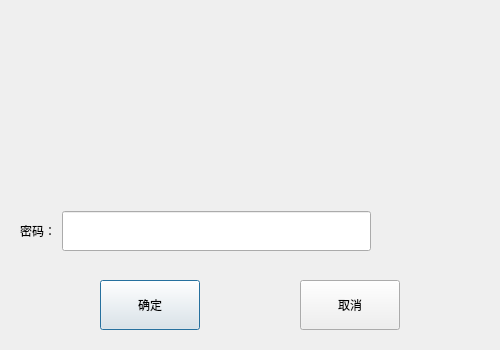
<?xml version="1.0" encoding="UTF-8"?>
<ui version="4.0">
 <class>TipPasswdDialog</class>
 <widget class="QDialog" name="TipPasswdDialog">
  <property name="geometry">
   <rect>
    <x>0</x>
    <y>0</y>
    <width>500</width>
    <height>350</height>
   </rect>
  </property>
  <property name="windowTitle">
   <string>Dialog</string>
  </property>
  <widget class="QPushButton" name="btnOk">
   <property name="geometry">
    <rect>
     <x>100</x>
     <y>280</y>
     <width>100</width>
     <height>50</height>
    </rect>
   </property>
   <property name="text">
    <string>确定</string>
   </property>
  </widget>
  <widget class="QPushButton" name="btnCancel">
   <property name="geometry">
    <rect>
     <x>300</x>
     <y>280</y>
     <width>100</width>
     <height>50</height>
    </rect>
   </property>
   <property name="text">
    <string>取消</string>
   </property>
  </widget>
  <widget class="QWidget" name="">
   <property name="geometry">
    <rect>
     <x>20</x>
     <y>45</y>
     <width>408</width>
     <height>122</height>
    </rect>
   </property>
   <layout class="QHBoxLayout" name="horizontalLayout">
    <item>
     <widget class="QLabel" name="labIcon">
      <property name="minimumSize">
       <size>
        <width>40</width>
        <height>40</height>
       </size>
      </property>
      <property name="maximumSize">
       <size>
        <width>50</width>
        <height>50</height>
       </size>
      </property>
      <property name="text">
       <string/>
      </property>
      <property name="pixmap">
       <pixmap resource="../images.qrc">:/images/alarm.png</pixmap>
      </property>
      <property name="scaledContents">
       <bool>true</bool>
      </property>
      <property name="alignment">
       <set>Qt::AlignCenter</set>
      </property>
     </widget>
    </item>
    <item>
     <widget class="QLabel" name="labMessage">
      <property name="minimumSize">
       <size>
        <width>350</width>
        <height>120</height>
       </size>
      </property>
      <property name="text">
       <string/>
      </property>
      <property name="scaledContents">
       <bool>false</bool>
      </property>
      <property name="wordWrap">
       <bool>true</bool>
      </property>
     </widget>
    </item>
   </layout>
  </widget>
  <widget class="QWidget" name="">
   <property name="geometry">
    <rect>
     <x>20</x>
     <y>210</y>
     <width>351</width>
     <height>42</height>
    </rect>
   </property>
   <layout class="QHBoxLayout" name="horizontalLayout_2">
    <item>
     <widget class="QLabel" name="label">
      <property name="minimumSize">
       <size>
        <width>0</width>
        <height>40</height>
       </size>
      </property>
      <property name="text">
       <string>密码：</string>
      </property>
     </widget>
    </item>
    <item>
     <widget class="NumberEdit" name="editPasswd">
      <property name="minimumSize">
       <size>
        <width>0</width>
        <height>40</height>
       </size>
      </property>
     </widget>
    </item>
   </layout>
  </widget>
 </widget>
 <customwidgets>
  <customwidget>
   <class>NumberEdit</class>
   <extends>QLineEdit</extends>
   <header>customedit.h</header>
  </customwidget>
 </customwidgets>
 <resources>
  <include location="../images.qrc"/>
 </resources>
 <connections/>
</ui>
